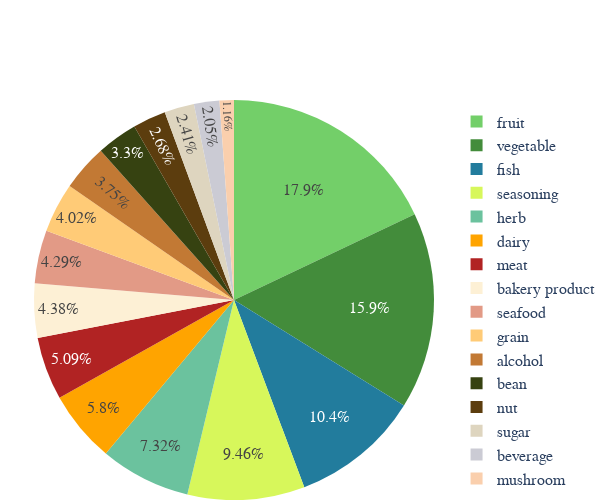

Source (notebook cell):
### Code cell
categories = collapse(food_df['category'].values.tolist())
cat_counts = Counter(categories)

plotly_pie(cat_counts, color_dict)

### Figure 1 — Plotly figure (JSON) as saved in the notebook; plotly's stock layout.template omitted (floating-point values rounded to 4 significant figures)
{"data": [{"direction": "clockwise", "labels": ["alcohol", "bakery product", "bean", "beverage", "dairy", "fish", "fruit", "grain", "herb", "meat", "mushroom", "nut", "seafood", "seasoning", "sugar", "vegetable"], "marker": {"colors": ["rgb(194, 121, 52)", "rgb(253, 240, 213) ", "rgb(54, 66, 17)", "rgb(203, 203, 212)", "rgb(255, 164, 0)", "rgb(34, 124, 157)", "rgb(115, 207, 105)", "rgb(255, 203, 119)", "rgb(107, 194, 158)", "rgb(177,35,35)", "rgb(250, 207, 173)", "rgb(92,61,14)", "rgb(226,154,134)", "rgb(215, 247, 91)", "rgb(222, 213, 191)", "rgb(67, 140, 59)"]}, "sort": true, "textinfo": "percent", "textposition": "inside", "type": "pie", "values": [42, 49, 37, 23, 65, 117, 201, 45, 82, 57, 13, 30, 48, 106, 27, 178]}], "layout": {"font": {"family": "CMU Serif", "size": 16}, "height": 500, "legend": {"orientation": "v", "xanchor": "left", "y": 0.5, "yanchor": "middle"}, "margin": {"b": 0, "l": 20, "r": 20}, "width": 600}}
